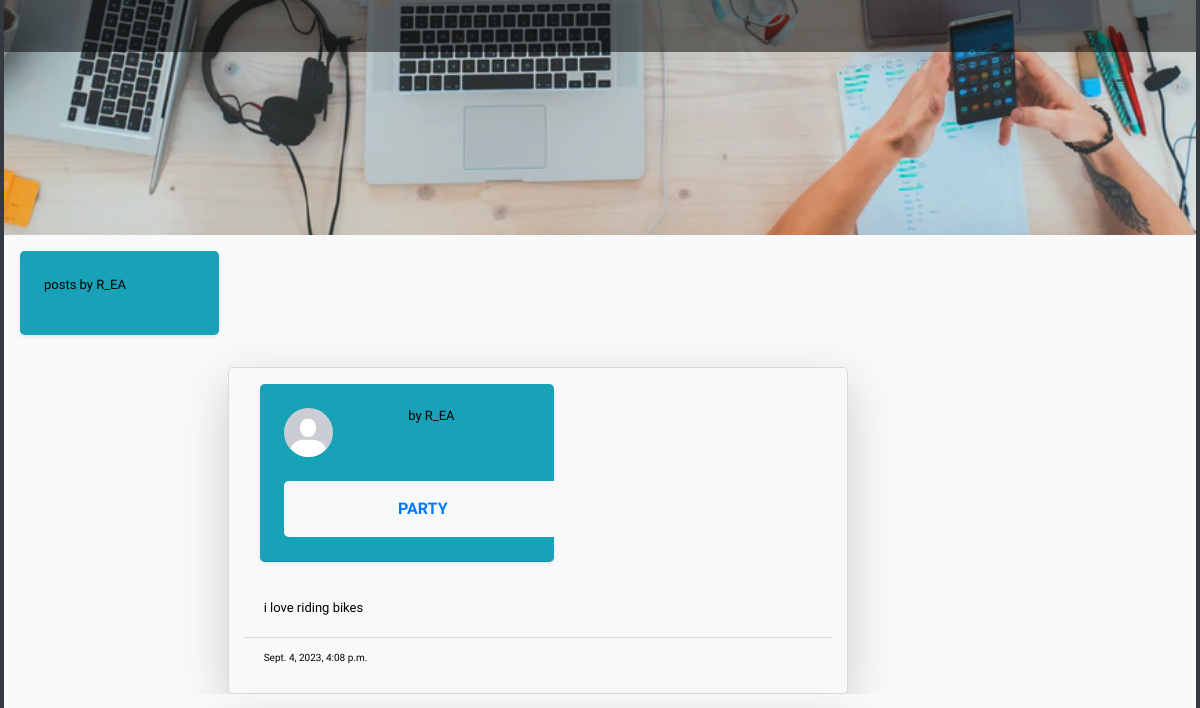
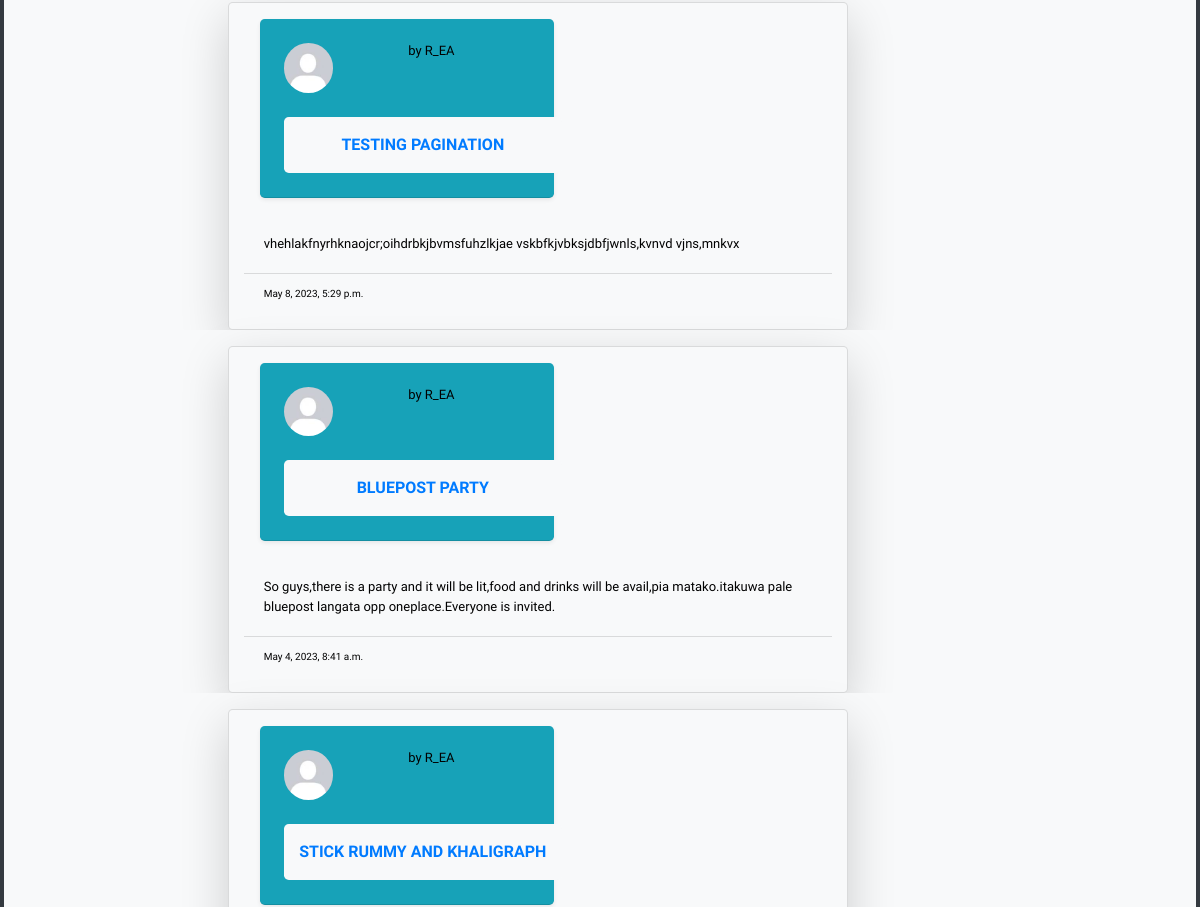
The app's page /user/R_EA/ (signed in, middle part), older data (2 pictures, top to bottom).
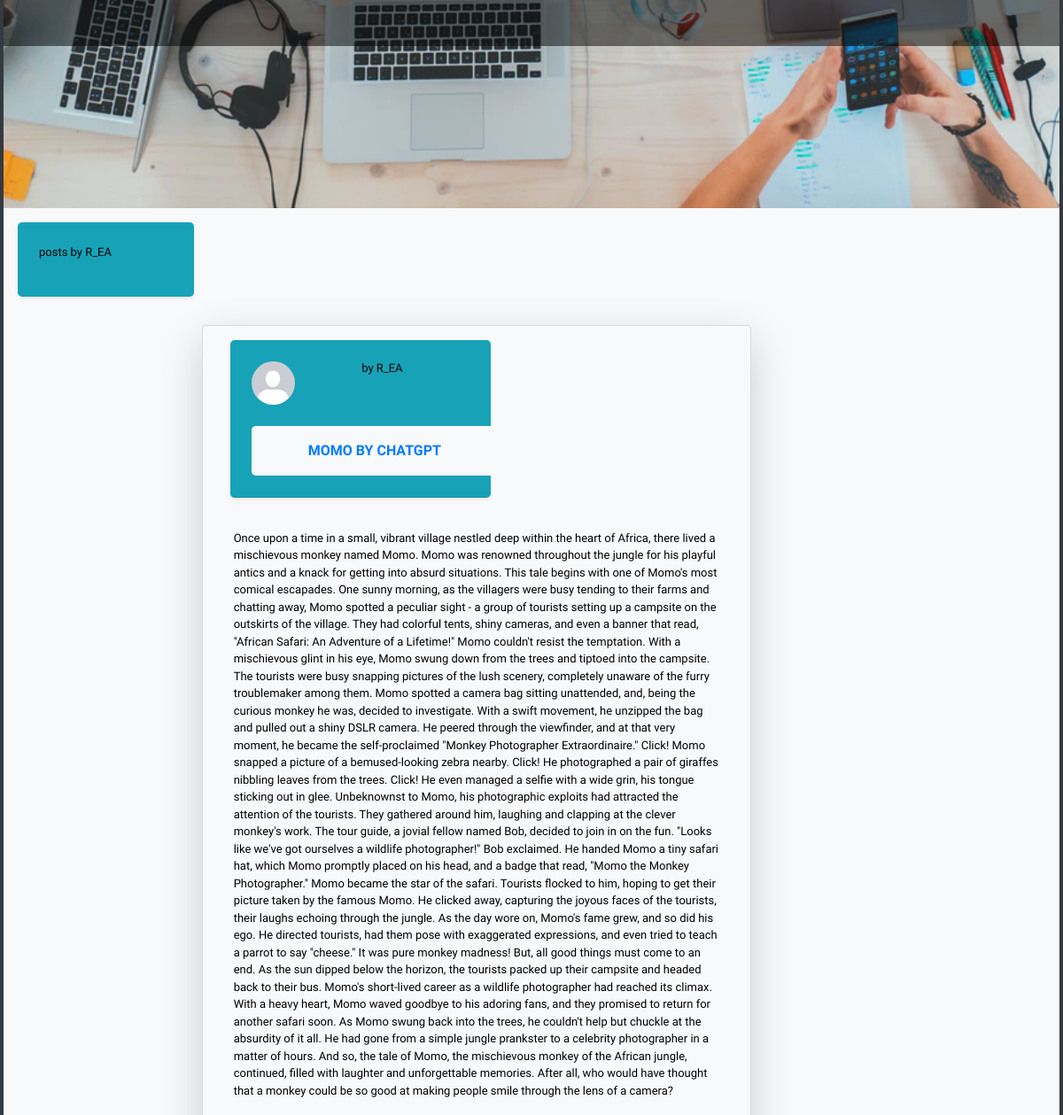
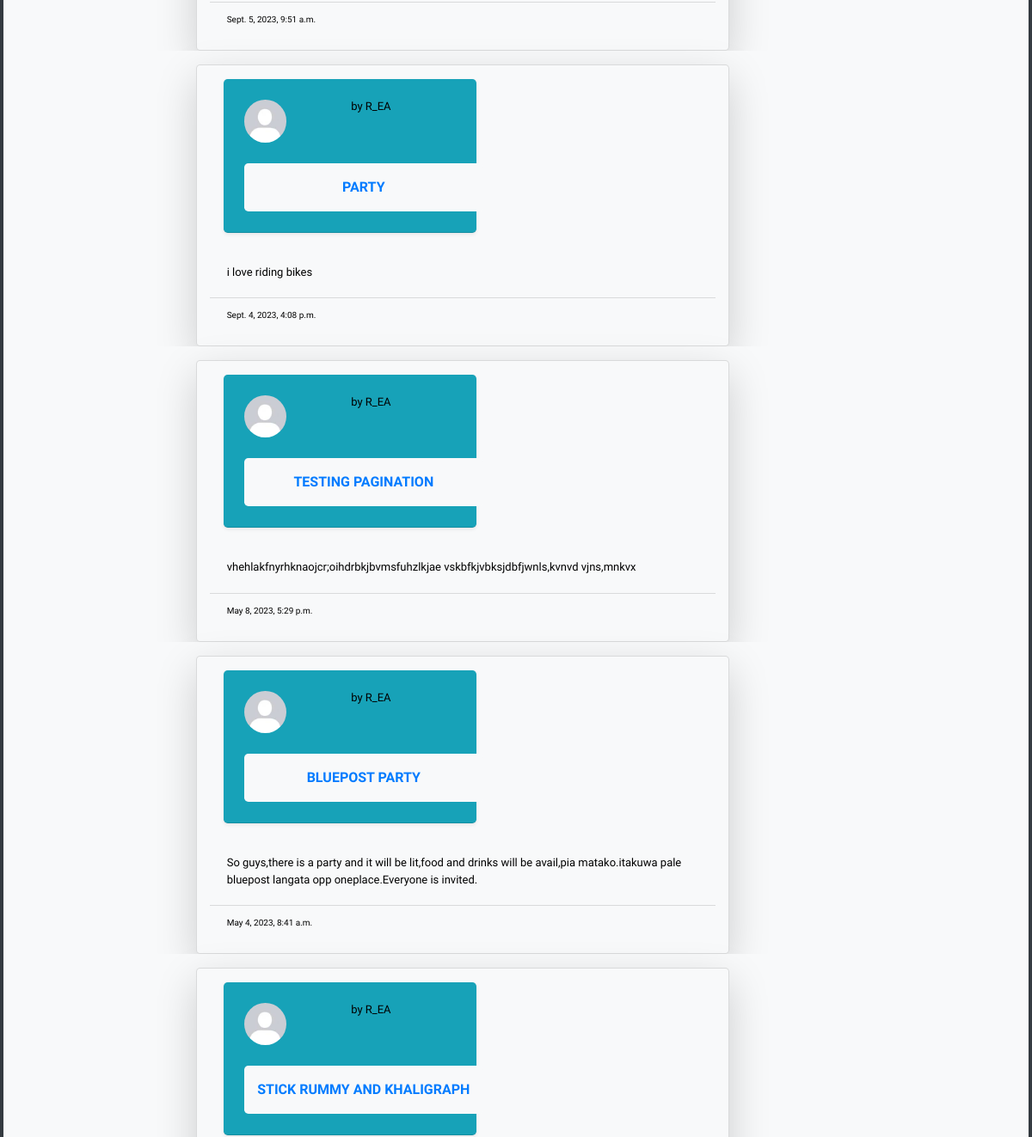
The same page, newer data (2 pictures, top to bottom).
### blog/models.py (models this page shows, shortened)
class blogpost(models.Model):
    title = models.CharField(max_length=200)
    content = models.TextField(max_length=1000)
    excerpt = models.TextField(max_length=300)
    image = models.ImageField(
        upload_to='blog_images/',
        validators=[FileExtensionValidator(allowed_extensions=['jpg', 'jpeg', 'png'])],
        null=True, blank=True)
    date_posted = models.DateTimeField(default=timezone.now)
    author = models.ForeignKey(User,on_delete=models.CASCADE)
    spaces = models.CharField(choices=CATEGORY_CHOICES,max_length=30,null=False,default=None)
    price_offer = models.IntegerField(default=100)
    reaction = models.ManyToManyField(User,through="Postreaction",related_name="blogpost_reactions")
    rating = models.ManyToManyField(User,through="JobRating",related_name="usersjob_rating")
    assigned_to = models.ForeignKey(User,on_delete=models.SET_DEFAULT,default=1,related_name="blogpost_assignedto")
    is_closed = models.BooleanField(default=False)

### users/models.py (models this page shows, shortened)
class profile(models.Model):
    user = models.OneToOneField(User, on_delete = models.CASCADE)
    image = models.ImageField(default ='default.jpg', upload_to ='profile_pics')
    bio = models.TextField(default=" ")
    otp=models.CharField(max_length=100,null=True,blank=True)
    level= models.IntegerField(default=1)
    phone_number = models.IntegerField(default=0)
    reffered_by = models.CharField(max_length=50,default=None,null=True)
    leveled_up = models.BooleanField(default=False)
    is_verified = models.BooleanField(default=False)
    work_done = models.ManyToManyField(blogpost,related_name="jobs_done")

### blog/views.py (the view)
# urls.py: path('user/<str:username>/',userpostlistview.as_view(),name='user_post'),
class userpostlistview(LoginRequiredMixin,ListView):
    model= post
    template_name='blog/user_posts.html'
    context_object_name='posts'
    paginate_by=10
    def get_queryset(self):
        user = get_object_or_404(User, username= self.kwargs.get('username'))
        return  post.objects.filter(author=user).order_by('-date_posted')

### blogger/templates/blog/user_posts.html (shortened to what this page needs)
{%extends 'blog/base.html'%}
{%load static%}
{% block content %}
<div class="  bg-info col-lg-2  col-md-12 col-sm-10 m-3 p-2 shadow-sm rounded-lg">
    <div style="font-size:small"class='col p-2 m-2'>
      <p>posts by {{view.kwargs.username|upper}}</p>
    </div>
</div>
  <body class='container bg-dark col-lg-12 col-md-12 col sm-12 m-10 p-1'>
        {% for post in posts %}
        <div class='container bg-light col-lg-12 col-md-12 col-sm-12'>
            <div class="container bg-light mt-3 pb-20 col-lg-8 col-md-12 col-sm-12" id='home' style="height:50%">
                <div class="card bg-light rounded-lg shadow-lg col-lg-10 col-md-12 col-sm-6">
                    <div class=" card-header bg-info col-lg-6 col-sm-6 col-md-12 m-3 p-2 shadow-sm rounded-lg">
                      <div class='row p-2 m-2'>
                        <img class="rounded-circle" src="{{post.author.profile.image.url}}" style="width:20%" alt="pic">
                        <h2 style="font-size:small;"class="mx-auto card-text row"> <a style="color:black;"href="{% url 'user_post' post.author.username %}">by {{ post.author }}</a> </h2>
                      </div>
                      <div class=' row bg-light rounded-lg p-2 m-3 col-sm-12 ' style="">
                        <a href="{% url 'post_detail' post.pk %}" class='mx-auto p-1 m-1'><strong>{{post.title|upper}}</strong></a>
                      </div>
                    </div>
                    <div style="font-size:small"class="card-body">
                      <p class="card-text">{{ post.content}} </p>
                    </div>
                    <div style="font-size:x-small"class="card-footer bg-light">
                      <p>{{ post.date_posted}}</p>
                    </div>
                 </div>
            </div>
        </div>
        {% endfor %}
    </body>
{% endblock %}

Row changes from the older to the newer data that the page shows:
added blogpost: author.profile.image (placeholder picture), author "R_EA", title "MOMO BY CHATGPT", content "Once upon a time in a small, vibrant village nestled deep within the heart of Africa, there lived a mischievous monkey named Momo. Momo was renowned throughout the jungle for his playful antics and a knack for getting into absurd situations. This tale begins with one of Momo's most comical escapades. One sunny morning, as the villagers were busy tending to their farms and chatting away, Momo spotted a peculiar sight - a group of tourists setting up a campsite on the outskirts of the village. They had colorful tents, shiny cameras, and even a banner that read, \"African Safari: An Adventure of a Lifetime!\" Momo couldn't resist the temptation. With a mischievous glint in his eye, Momo swung…", date_posted "Sept. 5, 2023, 9:51 a.m."
